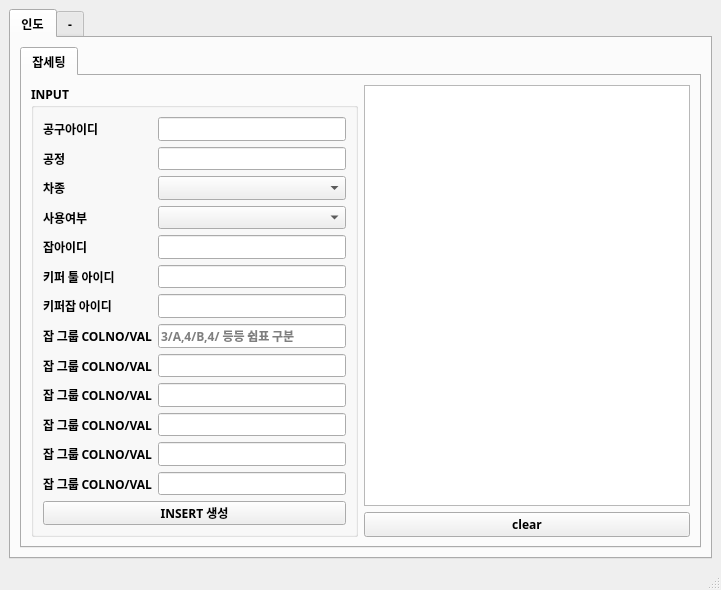
<?xml version="1.0" encoding="UTF-8"?>
<ui version="4.0">
 <class>MainWindow</class>
 <widget class="QMainWindow" name="MainWindow">
  <property name="geometry">
   <rect>
    <x>0</x>
    <y>0</y>
    <width>721</width>
    <height>590</height>
   </rect>
  </property>
  <property name="sizePolicy">
   <sizepolicy hsizetype="Expanding" vsizetype="Expanding">
    <horstretch>0</horstretch>
    <verstretch>0</verstretch>
   </sizepolicy>
  </property>
  <property name="minimumSize">
   <size>
    <width>400</width>
    <height>400</height>
   </size>
  </property>
  <property name="maximumSize">
   <size>
    <width>16777215</width>
    <height>16777215</height>
   </size>
  </property>
  <property name="baseSize">
   <size>
    <width>499</width>
    <height>300</height>
   </size>
  </property>
  <property name="font">
   <font>
    <family>맑은 고딕</family>
    <bold>true</bold>
   </font>
  </property>
  <property name="windowTitle">
   <string>MainWindow</string>
  </property>
  <property name="styleSheet">
   <string notr="true"/>
  </property>
  <widget class="QWidget" name="centralwidget">
   <layout class="QGridLayout" name="gridLayout_3">
    <item row="0" column="0">
     <layout class="QGridLayout" name="gridLayout_2">
      <item row="0" column="0">
       <widget class="QTabWidget" name="tabWidget">
        <property name="currentIndex">
         <number>0</number>
        </property>
        <widget class="QWidget" name="">
         <attribute name="title">
          <string>인도</string>
         </attribute>
         <layout class="QGridLayout" name="gridLayout">
          <item row="0" column="0">
           <widget class="QTabWidget" name="tabWidget_2">
            <property name="currentIndex">
             <number>0</number>
            </property>
            <widget class="QWidget" name="tab">
             <attribute name="title">
              <string>잡세팅</string>
             </attribute>
             <layout class="QGridLayout" name="gridLayout_4">
              <item row="0" column="0">
               <widget class="QGroupBox" name="groupBox">
                <property name="sizePolicy">
                 <sizepolicy hsizetype="Expanding" vsizetype="Preferred">
                  <horstretch>0</horstretch>
                  <verstretch>0</verstretch>
                 </sizepolicy>
                </property>
                <property name="title">
                 <string>INPUT</string>
                </property>
                <layout class="QHBoxLayout" name="horizontalLayout_2">
                 <item>
                  <layout class="QFormLayout" name="formLayout">
                   <item row="0" column="0">
                    <widget class="QLabel" name="label">
                     <property name="text">
                      <string>공구아이디</string>
                     </property>
                    </widget>
                   </item>
                   <item row="0" column="1">
                    <widget class="QLineEdit" name="toolId"/>
                   </item>
                   <item row="1" column="0">
                    <widget class="QLabel" name="label_2">
                     <property name="text">
                      <string>공정</string>
                     </property>
                    </widget>
                   </item>
                   <item row="1" column="1">
                    <widget class="QLineEdit" name="procCd"/>
                   </item>
                   <item row="2" column="0">
                    <widget class="QLabel" name="label_3">
                     <property name="text">
                      <string>차종</string>
                     </property>
                    </widget>
                   </item>
                   <item row="2" column="1">
                    <widget class="QComboBox" name="carTyCombo"/>
                   </item>
                   <item row="4" column="0">
                    <widget class="QLabel" name="label_4">
                     <property name="text">
                      <string>잡아이디</string>
                     </property>
                    </widget>
                   </item>
                   <item row="6" column="0">
                    <widget class="QLabel" name="label_5">
                     <property name="text">
                      <string>키퍼잡 아이디</string>
                     </property>
                    </widget>
                   </item>
                   <item row="3" column="0">
                    <widget class="QLabel" name="label_6">
                     <property name="text">
                      <string>사용여부</string>
                     </property>
                    </widget>
                   </item>
                   <item row="5" column="0">
                    <widget class="QLabel" name="label_7">
                     <property name="text">
                      <string>키퍼 툴 아이디</string>
                     </property>
                    </widget>
                   </item>
                   <item row="7" column="0">
                    <widget class="QLabel" name="label_8">
                     <property name="text">
                      <string>잡 그룹 COLNO/VAL</string>
                     </property>
                    </widget>
                   </item>
                   <item row="8" column="0">
                    <widget class="QLabel" name="label_9">
                     <property name="text">
                      <string>잡 그룹 COLNO/VAL</string>
                     </property>
                    </widget>
                   </item>
                   <item row="9" column="0">
                    <widget class="QLabel" name="label_10">
                     <property name="text">
                      <string>잡 그룹 COLNO/VAL</string>
                     </property>
                    </widget>
                   </item>
                   <item row="10" column="0">
                    <widget class="QLabel" name="label_11">
                     <property name="text">
                      <string>잡 그룹 COLNO/VAL</string>
                     </property>
                    </widget>
                   </item>
                   <item row="11" column="0">
                    <widget class="QLabel" name="label_12">
                     <property name="text">
                      <string>잡 그룹 COLNO/VAL</string>
                     </property>
                    </widget>
                   </item>
                   <item row="12" column="0">
                    <widget class="QLabel" name="label_13">
                     <property name="text">
                      <string>잡 그룹 COLNO/VAL</string>
                     </property>
                    </widget>
                   </item>
                   <item row="4" column="1">
                    <widget class="QLineEdit" name="jobId"/>
                   </item>
                   <item row="5" column="1">
                    <widget class="QLineEdit" name="keeperToolId"/>
                   </item>
                   <item row="6" column="1">
                    <widget class="QLineEdit" name="keeperJobId"/>
                   </item>
                   <item row="3" column="1">
                    <widget class="QComboBox" name="useYnCombo"/>
                   </item>
                   <item row="7" column="1">
                    <widget class="QLineEdit" name="jobGrp1">
                     <property name="placeholderText">
                      <string>3/A,4/B,4/ 등등 쉼표 구분</string>
                     </property>
                    </widget>
                   </item>
                   <item row="8" column="1">
                    <widget class="QLineEdit" name="jobGrp2"/>
                   </item>
                   <item row="9" column="1">
                    <widget class="QLineEdit" name="jobGrp3"/>
                   </item>
                   <item row="10" column="1">
                    <widget class="QLineEdit" name="jobGrp4"/>
                   </item>
                   <item row="11" column="1">
                    <widget class="QLineEdit" name="jobGrp5"/>
                   </item>
                   <item row="12" column="1">
                    <widget class="QLineEdit" name="jobGrp6"/>
                   </item>
                   <item row="13" column="0" colspan="2">
                    <widget class="QPushButton" name="bt_create">
                     <property name="text">
                      <string>INSERT 생성</string>
                     </property>
                    </widget>
                   </item>
                  </layout>
                 </item>
                </layout>
               </widget>
              </item>
              <item row="0" column="1">
               <layout class="QVBoxLayout" name="verticalLayout">
                <item>
                 <widget class="QTextEdit" name="output"/>
                </item>
                <item>
                 <widget class="QPushButton" name="bt_clear">
                  <property name="text">
                   <string>clear</string>
                  </property>
                 </widget>
                </item>
               </layout>
              </item>
             </layout>
            </widget>
           </widget>
          </item>
         </layout>
        </widget>
        <widget class="QWidget" name="tab_2">
         <attribute name="title">
          <string>-</string>
         </attribute>
        </widget>
       </widget>
      </item>
     </layout>
    </item>
   </layout>
  </widget>
  <widget class="QMenuBar" name="menubar">
   <property name="geometry">
    <rect>
     <x>0</x>
     <y>0</y>
     <width>721</width>
     <height>33</height>
    </rect>
   </property>
  </widget>
  <widget class="QStatusBar" name="statusbar"/>
  <action name="action_settings">
   <property name="text">
    <string>Socket settings</string>
   </property>
  </action>
  <action name="actionOpen_log_folder">
   <property name="text">
    <string>Open log folder</string>
   </property>
  </action>
  <action name="action_test">
   <property name="text">
    <string>Socket Test</string>
   </property>
  </action>
  <action name="action_util">
   <property name="text">
    <string>Utility</string>
   </property>
  </action>
 </widget>
 <resources/>
 <connections/>
</ui>
